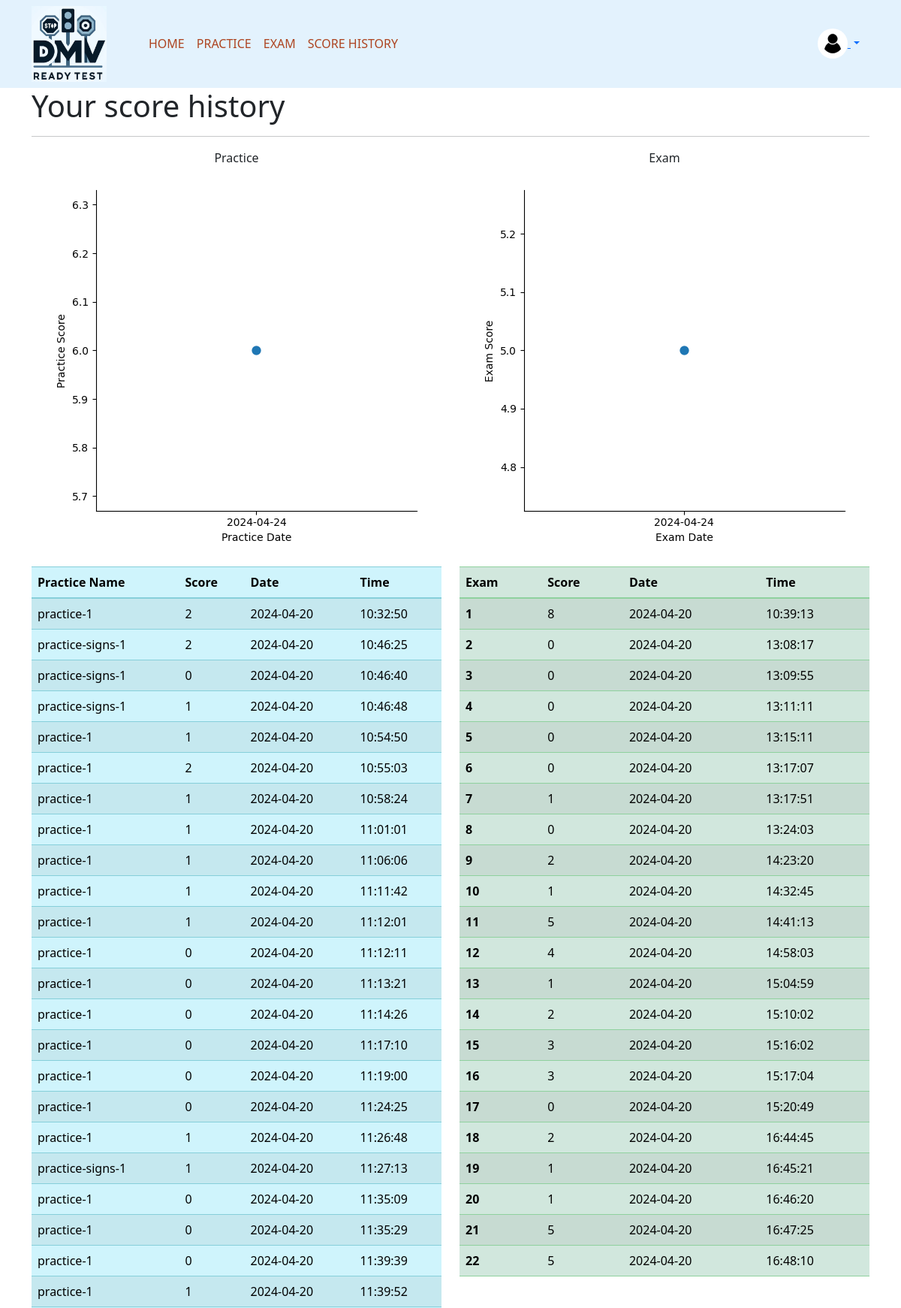
The app's page /score-history (signed in, upper part) with its own data.
### DMV/models.py (models this page shows)
class Practice_scores(db.Model):
    id = db.Column(db.Integer, primary_key = True)
    user_id = db.Column(db.Integer, db.ForeignKey('user.id'), nullable=False)
    user = relationship('User', backref='practice_scores')
    practice_name = db.Column(db.String(150))
    score = db.Column(db.Integer)
    timestamp = db.Column(db.DateTime, default=datetime.now)

class Exam_scores(db.Model):
    id = db.Column(db.Integer, primary_key = True)
    user_id = db.Column(db.Integer, db.ForeignKey('user.id'), nullable=False)
    user = relationship('User', backref='exam_scores')
    exam_name = db.Column(db.String(150))
    score = db.Column(db.Integer)
    timestamp = db.Column(db.DateTime, default=datetime.now)

### DMV/controller/views.py (the view)
@views.route('/score-history')
@login_required
def score_history():
    practice_scores = current_user.practice_scores
    exam_scores = current_user.exam_scores
    has_history = 1 if practice_scores or exam_scores else -1
    @after_this_request
    def add_seaborn_plot(response):
        matplotlib.use('Agg')
        if practice_scores:
            practice_data = pd.DataFrame({
                'Practice Date': [score.timestamp.strftime('%Y-%m-%d') for score in practice_scores],
                'Practice Score': [score.score for score in practice_scores]
            })
        else:
            practice_data = pd.DataFrame(columns=['Practice Date', 'Practice Score'])
            practice_data.loc[0] = ['2024-04-24', 0]  # Dummy date and score
        if practice_scores:
            sns.catplot(data=practice_data, x='Practice Date', y='Practice Score', kind='point')
        else:
            sns.catplot(data=practice_data, x='Practice Date', y='Practice Score', kind='point', color='b', alpha=0)
        static_dir = os.path.join(current_app.root_path, 'static')
        if not os.path.exists(static_dir):
            os.makedirs(static_dir)
        practice_plot_path = os.path.join(static_dir, 'practice_plot.png')
        plt.savefig(practice_plot_path)
        plt.close()
        response.practice_image_url = practice_plot_path
        if exam_scores:
            exam_data = pd.DataFrame({
                'Exam Date': [score.timestamp.strftime('%Y-%m-%d') for score in exam_scores],
                'Exam Score': [score.score for score in exam_scores]
            })
        else:
            exam_data = pd.DataFrame(columns=['Exam Date', 'Exam Score'])
            exam_data.loc[0] = ['2024-04-24', 0]  # Dummy date and score
        if exam_scores:
            sns.catplot(data=exam_data, x='Exam Date', y='Exam Score', kind='point')
        else:
            sns.catplot(data=exam_data, x='Exam Date', y='Exam Score', kind='point', color='b', alpha=0)
        exam_plot_path = os.path.join(static_dir, 'exam_plot.png')
        plt.savefig(exam_plot_path)
        plt.close()
        response.exam_image_url = exam_plot_path
        return response
    return render_template("scoreHistory.html", user=current_user, practice_scores=practice_scores, exam_scores=exam_scores, has_history = has_history)

### DMV/__init__.py (called while the page is built)
def create_app():
    app = Flask(__name__)
    app.config['SECRET_KEY'] = 'projectCS122'     #secures cookie data
    app.config['SQLALCHEMY_DATABASE_URI'] = f'sqlite:///{DB_NAME}'
    db.init_app(app)
    login_manager = LoginManager()
    login_manager.login_view = 'auth.login'
    login_manager.init_app(app)
    from .controller.views import views
    from .controller.auth import auth
    app.register_blueprint(views, url_prefix = "/")
    app.register_blueprint(auth, url_prefix = "/")
    from .models import User
    create_database(app)
    @login_manager.user_loader
    def load_user(id):
        return User.query.get(int(id))
    return app

### DMV/templates/scoreHistory.html (shortened to what this page needs)
{% extends 'templateMain.html' %}
{% block body %}
<div class="container">
  <h1>Your score history</h1>
  <hr />
  {% if has_history == 1 %}
    <div class="row mb-3">
        <div class="col-6 d-flex flex-column align-items-center">
            <p>Practice</p>
            <img src="{{ url_for('static', filename='practice_plot.png') }}" alt="Practice Scores">
        </div>
        <div class="col-6 d-flex flex-column align-items-center">
            <p>Exam</p>
            <img src="{{ url_for('static', filename='exam_plot.png') }}" alt="Exam Scores">
        </div>
    </div>
    <div class="row">
        <div class="col-6">
          <table class="table table-info table-striped table-hover">
            <thead>
              <tr>
                <th>Practice Name</th>
                <th>Score</th>
                <th>Date</th>
                <th>Time</th>
              </tr>
            </thead>
            <tbody>
              {% for prac_score in practice_scores %}
              <tr>
                <td>{{ prac_score.practice_name }}</td>
                <td>{{ prac_score.score }}</td>
                <td>{{ prac_score.timestamp.strftime('%Y-%m-%d') }}</td>
                <td>{{ prac_score.timestamp.strftime('%H:%M:%S') }}</td>
              </tr>
              {% endfor %}
            </tbody>
          </table>
        </div>
        <div class="col-6">
          <table class="table table-success table-striped table-hover">
            <thead>
              <tr>
                <th>Exam</th>
                <th>Score</th>
                <th>Date</th>
                <th>Time</th>
              </tr>
            </thead>
            <tbody>
              {% for i in range(exam_scores|length) %}
              <tr>
                <th>{{ i + 1 }}</th>
                <td>{{ exam_scores[i].score }}</td>
                <td>{{ exam_scores[i].timestamp.strftime('%Y-%m-%d') }}</td>
                <td>{{ exam_scores[i].timestamp.strftime('%H:%M:%S') }}</td>
              </tr>
              {% endfor %}
            </tbody>
          </table>
        </div>
    </div>
  {% elif has_history == -1 %}
    <p>You don't have any score history yet.</p>
  {% endif %}
</div>
{% endblock %}

### records on screen
Practice_scores: practice_name "practice-1", score "2", timestamp "2024-04-20", timestamp "10:32:50"
Practice_scores: practice_name "practice-signs-1", score "2", timestamp "2024-04-20", timestamp "10:46:25"
Practice_scores: practice_name "practice-signs-1", score "0", timestamp "2024-04-20", timestamp "10:46:40"
Practice_scores: practice_name "practice-signs-1", score "1", timestamp "2024-04-20", timestamp "10:46:48"
Practice_scores: practice_name "practice-1", score "1", timestamp "2024-04-20", timestamp "10:54:50"
Practice_scores: practice_name "practice-1", score "2", timestamp "2024-04-20", timestamp "10:55:03"
Practice_scores: practice_name "practice-1", score "1", timestamp "2024-04-20", timestamp "10:58:24"
Practice_scores: practice_name "practice-1", score "1", timestamp "2024-04-20", timestamp "11:01:01"
Practice_scores: practice_name "practice-1", score "1", timestamp "2024-04-20", timestamp "11:06:06"
Practice_scores: practice_name "practice-1", score "1", timestamp "2024-04-20", timestamp "11:11:42"
Practice_scores: practice_name "practice-1", score "1", timestamp "2024-04-20", timestamp "11:12:01"
Practice_scores: practice_name "practice-1", score "0", timestamp "2024-04-20", timestamp "11:12:11"
Practice_scores: practice_name "practice-1", score "0", timestamp "2024-04-20", timestamp "11:13:21"
Practice_scores: practice_name "practice-1", score "0", timestamp "2024-04-20", timestamp "11:14:26"
Practice_scores: practice_name "practice-1", score "0", timestamp "2024-04-20", timestamp "11:17:10"
Practice_scores: practice_name "practice-1", score "0", timestamp "2024-04-20", timestamp "11:19:00"
Practice_scores: practice_name "practice-1", score "0", timestamp "2024-04-20", timestamp "11:24:25"
Practice_scores: practice_name "practice-1", score "1", timestamp "2024-04-20", timestamp "11:26:48"
Practice_scores: practice_name "practice-signs-1", score "1", timestamp "2024-04-20", timestamp "11:27:13"
Practice_scores: practice_name "practice-1", score "0", timestamp "2024-04-20", timestamp "11:35:09"
Practice_scores: practice_name "practice-1", score "0", timestamp "2024-04-20", timestamp "11:35:29"
Practice_scores: practice_name "practice-1", score "0", timestamp "2024-04-20", timestamp "11:39:39"
Practice_scores: practice_name "practice-1", score "1", timestamp "2024-04-20", timestamp "11:39:52"
Exam_scores: score "8", timestamp "2024-04-20", timestamp "10:39:13"
Exam_scores: score "0", timestamp "2024-04-20", timestamp "13:08:17"
Exam_scores: score "0", timestamp "2024-04-20", timestamp "13:09:55"
Exam_scores: score "0", timestamp "2024-04-20", timestamp "13:11:11"
Exam_scores: score "0", timestamp "2024-04-20", timestamp "13:15:11"
Exam_scores: score "0", timestamp "2024-04-20", timestamp "13:17:07"
Exam_scores: score "1", timestamp "2024-04-20", timestamp "13:17:51"
Exam_scores: score "0", timestamp "2024-04-20", timestamp "13:24:03"
Exam_scores: score "2", timestamp "2024-04-20", timestamp "14:23:20"
Exam_scores: score "1", timestamp "2024-04-20", timestamp "14:32:45"
Exam_scores: score "5", timestamp "2024-04-20", timestamp "14:41:13"
Exam_scores: score "4", timestamp "2024-04-20", timestamp "14:58:03"
Exam_scores: score "1", timestamp "2024-04-20", timestamp "15:04:59"
Exam_scores: score "2", timestamp "2024-04-20", timestamp "15:10:02"
Exam_scores: score "3", timestamp "2024-04-20", timestamp "15:16:02"
Exam_scores: score "3", timestamp "2024-04-20", timestamp "15:17:04"
Exam_scores: score "0", timestamp "2024-04-20", timestamp "15:20:49"
Exam_scores: score "2", timestamp "2024-04-20", timestamp "16:44:45"
Exam_scores: score "1", timestamp "2024-04-20", timestamp "16:45:21"
Exam_scores: score "1", timestamp "2024-04-20", timestamp "16:46:20"
Exam_scores: score "5", timestamp "2024-04-20", timestamp "16:47:25"
Exam_scores: score "5", timestamp "2024-04-20", timestamp "16:48:10"

### other values on screen
{{ i + 1 }} "1" "2" "3" "4" "5" "6" "7" "8" "9" "10" "11" "12" "13" "14" "15" "16" "17" "18" "19" "20" "21" "22"
